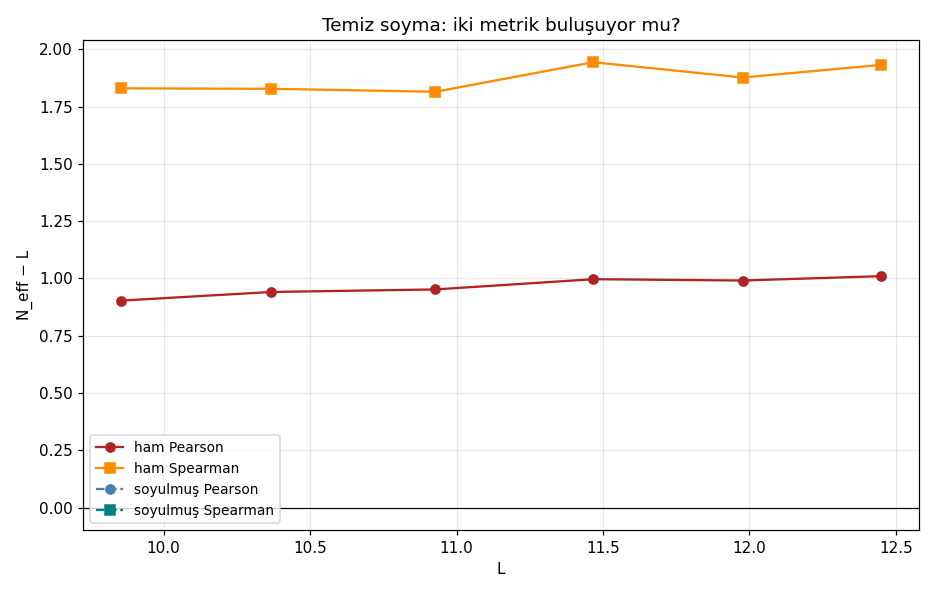

Write the Python code that produced this figure.
"""
50 — TEMİZ SOYMA: ENDOJENLİKSİZ, PLASEBOLU, BİRLEŞİK (17 Ağustos 2026)
=======================================================================

49'un şüphesi: t_pk fazları endojen (tepe, dalganın sırtını arar → katsayı
şişer). Düzeltme: TÜM fazlar tmid'de (sıfır konumlarından belirlenir,
genlik ölçümünden bağımsız → egzojen). Z hesabı gerekmez, saklı veri yeter.

Tutarlı soyma (49-2 matematiği, temiz fazlarla):
  log g̃ → asal terimleri çıkar (v kanalı)          → g̃_res
  log ã → KONTROLSÜZ asal terimleri çıkar (u+f'·v) → ã_res
  Model doğruysa (g̃_res, ã_res) ≈ (g̃_C, m̃_C) = saf matris çifti.

PLASEBO: aynı makine, 6 asal-olmayan frekansla → r KIPIRDAMAMALI.
Kıpırdarsa soyma mekanik olarak r şişiriyor demektir ve asal sonucu da çöp.

KARAR KRİTERİ:
  soyulmuş r CUE aralığına iner VE Pearson/Spearman N_eff'leri buluşursa
  → HALKA KAPANDI: ζ = CUE(N*) + ölçülmüş asal dalgaları
"""

import numpy as np
import matplotlib.pyplot as plt
from pathlib import Path
from scipy.stats import pearsonr, spearmanr
from scipy.optimize import brentq

HERE = Path(__file__).resolve().parent
TWO_PI = 2 * np.pi
A = (np.e**2 - 5) / 2
B0, B1 = 2.7580, -0.0543
PRIMES = [2, 3, 5, 7, 11, 13]
PLACEBO = [2.31, 3.85, 5.55, 7.77, 11.3, 13.7]  # asal değil, asal kuvveti değil

FIT_P = (0.5238, 3.703, -8.486)
FIT_S = (0.7704, 1.800, -4.099)

def inv_fit(fit, r):
    f = lambda N: fit[0] + fit[1] / N + fit[2] / N**2 - r
    try:
        return brentq(f, 5.0, 80)
    except ValueError:
        return np.nan

def wave_cols(tvals, freqs):
    cols = []
    for q in freqs:
        cols += [np.cos(tvals * np.log(q)), np.sin(tvals * np.log(q))]
    return cols

def strip(y, tvals, freqs):
    """y'den freq bileşenlerini regresyonla çıkar; (artık, çıkarılan varyans)."""
    C = np.vstack([np.ones_like(y)] + wave_cols(tvals, freqs)).T
    b = np.linalg.lstsq(C, y, rcond=None)[0]
    part = C[:, 1:] @ b[1:]
    return y - part, float(part.var()), b[1:]

d41 = np.load(HERE / "41_bigT_windows.npz")
keys = sorted({k.split("_")[1] for k in d41.files}, key=lambda s: int(s[:-1]))

rows = []
print(f"{'L':>6} | {'r_P ham':>8} {'soyul':>7} {'plasebo':>8} | "
      f"{'r_S ham':>8} {'soyul':>7} {'plasebo':>8} | {'ΔVar_a':>7} {'ΔVar_g':>7}")
for wkey in keys:
    gaps = d41[f"gaps_{wkey}"]; tmid = d41[f"tmid_{wkey}"]; amps = d41[f"amps_{wkey}"]
    Lw = np.log(tmid / TWO_PI); L = float(Lw.mean())
    g_u = gaps * Lw / TWO_PI
    a_u = amps / np.sqrt(A * Lw + B0 + B1 / Lw)
    a_u /= np.sqrt((a_u**2).mean())
    y_a, y_g = np.log(a_u), np.log(g_u)

    rP0, _ = pearsonr(g_u, a_u); rS0, _ = spearmanr(g_u, a_u)

    # ASAL soyma (tmid fazları — egzojen)
    ya_r, va_removed, coef_a = strip(y_a, tmid, PRIMES)
    yg_r, vg_removed, coef_g = strip(y_g, tmid, PRIMES)
    a_res = np.exp(ya_r); a_res /= np.sqrt((a_res**2).mean())
    g_res = np.exp(yg_r); g_res *= g_u.mean() / g_res.mean()
    rP1, _ = pearsonr(g_res, a_res); rS1, _ = spearmanr(g_res, a_res)

    # PLASEBO soyma
    ya_p, _, _ = strip(y_a, tmid, PLACEBO)
    yg_p, _, _ = strip(y_g, tmid, PLACEBO)
    a_pl = np.exp(ya_p); a_pl /= np.sqrt((a_pl**2).mean())
    g_pl = np.exp(yg_p); g_pl *= g_u.mean() / g_pl.mean()
    rP2, _ = pearsonr(g_pl, a_pl); rS2, _ = spearmanr(g_pl, a_pl)

    rows.append((L, rP0, rP1, rP2, rS0, rS1, rS2, va_removed, vg_removed,
                 coef_a, coef_g))
    print(f"{L:>6.2f} | {rP0:>8.4f} {rP1:>7.4f} {rP2:>8.4f} | "
          f"{rS0:>8.4f} {rS1:>7.4f} {rS2:>8.4f} | {va_removed:>7.4f} {vg_removed:>7.4f}")

# kanal katsayıları (tmid bazlı; 45/47 ile kıyas için)
print("\ntmid-bazlı kanal katsayıları (L=12.45; katsayı/p^-1/2):")
La, ca, cg = rows[-1][0], rows[-1][9], rows[-1][10]
for i, p in enumerate(PRIMES):
    u_tot = np.hypot(ca[2 * i], ca[2 * i + 1]) / p**-0.5
    v_ch = np.hypot(cg[2 * i], cg[2 * i + 1]) / p**-0.5
    print(f"  p={p:>2}: |u_toplam|={u_tot:.3f}  |v|={v_ch:.3f}  "
          f"(45'in t_pk w'si: {[0.782,0.674,0.544,0.454,0.345,0.311][i]:.3f})")

# N_eff buluşma testi
arr = np.array([r[:9] for r in rows])
print(f"\n{'L':>6} | {'N_eff−L (soyulmuş)':^24}")
print(f"{'':>6} | {'Pearson':>10} {'Spearman':>10}")
NP_list, NS_list = [], []
for L, rP0, rP1, rP2, rS0, rS1, rS2, va, vg in arr:
    NP = inv_fit(FIT_P, rP1); NS = inv_fit(FIT_S, rS1)
    NP_list.append(NP - L if not np.isnan(NP) else np.nan)
    NS_list.append(NS - L if not np.isnan(NS) else np.nan)
    fp = f"{NP-L:+10.2f}" if not np.isnan(NP) else f"{'aralık dışı':>10}"
    fs = f"{NS-L:+10.2f}" if not np.isnan(NS) else f"{'aralık dışı':>10}"
    print(f"{L:>6.2f} | {fp} {fs}")

NP_a, NS_a = np.nanmean(NP_list), np.nanmean(NS_list)
print(f"\nSOYULMUŞ ortalama: N_eff−L  Pearson {NP_a:+.3f}  Spearman {NS_a:+.3f}"
      f"  → fark {NS_a-NP_a:+.3f}")
print("HAM (42b): Pearson +0.93, Spearman +1.86 → fark +0.93 idi")
print(f"PLASEBO kontrol: r değişimi P {np.abs(arr[:,3]-arr[:,1]).max():.4f}, "
      f"S {np.abs(arr[:,6]-arr[:,4]).max():.4f} (≈0 olmalı)")

# grafik
fig, ax = plt.subplots(figsize=(8.5, 5.4))
ax.plot(arr[:, 0], [inv_fit(FIT_P, r) - L for (L, r) in zip(arr[:, 0], arr[:, 1])],
        "o-", c="firebrick", label="ham Pearson")
ax.plot(arr[:, 0], [inv_fit(FIT_S, r) - L for (L, r) in zip(arr[:, 0], arr[:, 4])],
        "s-", c="darkorange", label="ham Spearman")
ax.plot(arr[:, 0], NP_list, "o--", c="steelblue", label="soyulmuş Pearson")
ax.plot(arr[:, 0], NS_list, "s--", c="teal", label="soyulmuş Spearman")
ax.axhline(0, color="k", lw=0.8)
ax.set_xlabel("L"); ax.set_ylabel("N_eff − L")
ax.set_title("Temiz soyma: iki metrik buluşuyor mu?")
ax.legend(fontsize=9); ax.grid(alpha=0.3)
plt.tight_layout()
out = HERE / "50_temiz_soyma.png"
plt.savefig(out, dpi=110)
print(f"\nGrafik: {out.name}")
